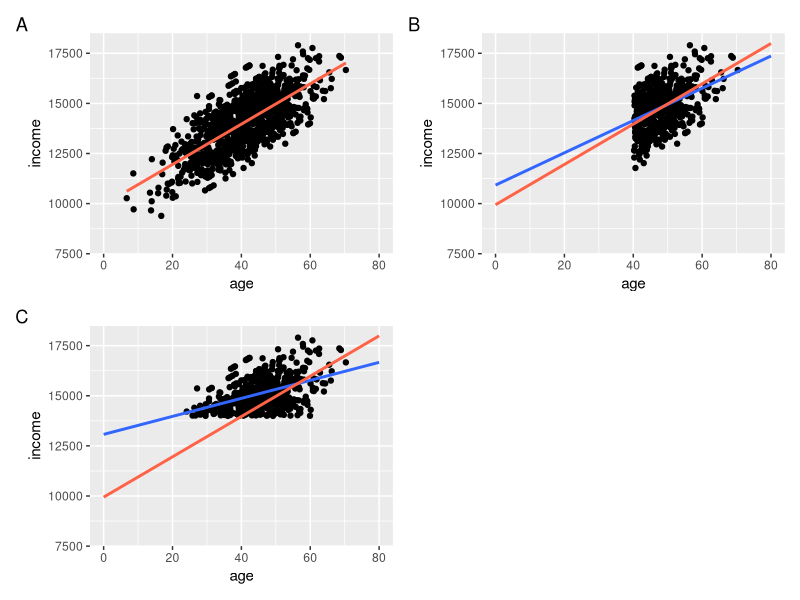

Write the R code that produced this figure.
## ---- chunk 1
knitr::opts_chunk$set(echo = TRUE)
## ---- chunk 2
library(tidyverse)
library(patchwork)
## ---- chunk 3
rep_df = tibble(age = rnorm(1000, 40, 10),
                income = 10000 + 100*age + rnorm(100, 0, 1000))

full_plot = ggplot(data = rep_df, aes(x = age, y = income)) +
  geom_point() +
  geom_smooth(method = "lm", se = F, color = "tomato") +
  scale_x_continuous(limits = c(0,80)) +
  scale_y_continuous(limits = c(8000,18000))

con_age_plot = ggplot(data = rep_df[rep_df$age > mean(rep_df$age),], aes(x = age, y = income)) +
  geom_point() +
  geom_smooth(method = "lm", se = F, fullrange = T) +
  geom_smooth(method = "lm", se = F, fullrange = T, data = rep_df, color = "tomato") +
  scale_x_continuous(limits = c(0,80)) +
  scale_y_continuous(limits = c(8000,18000))

con_income_plot = ggplot(data = rep_df[rep_df$income > mean(rep_df$income),], aes(x = age, y = income)) +
  geom_point() +
  geom_smooth(method = "lm", se = F, fullrange = T) +
    geom_smooth(method = "lm", se = F, fullrange = T, data = rep_df, color = "tomato") +
  scale_x_continuous(limits = c(0,80)) +
  scale_y_continuous(limits = c(8000,18000))

full_plot + con_age_plot + con_income_plot + plot_layout(nrow = 2) + plot_annotation(tag_levels = "A")
